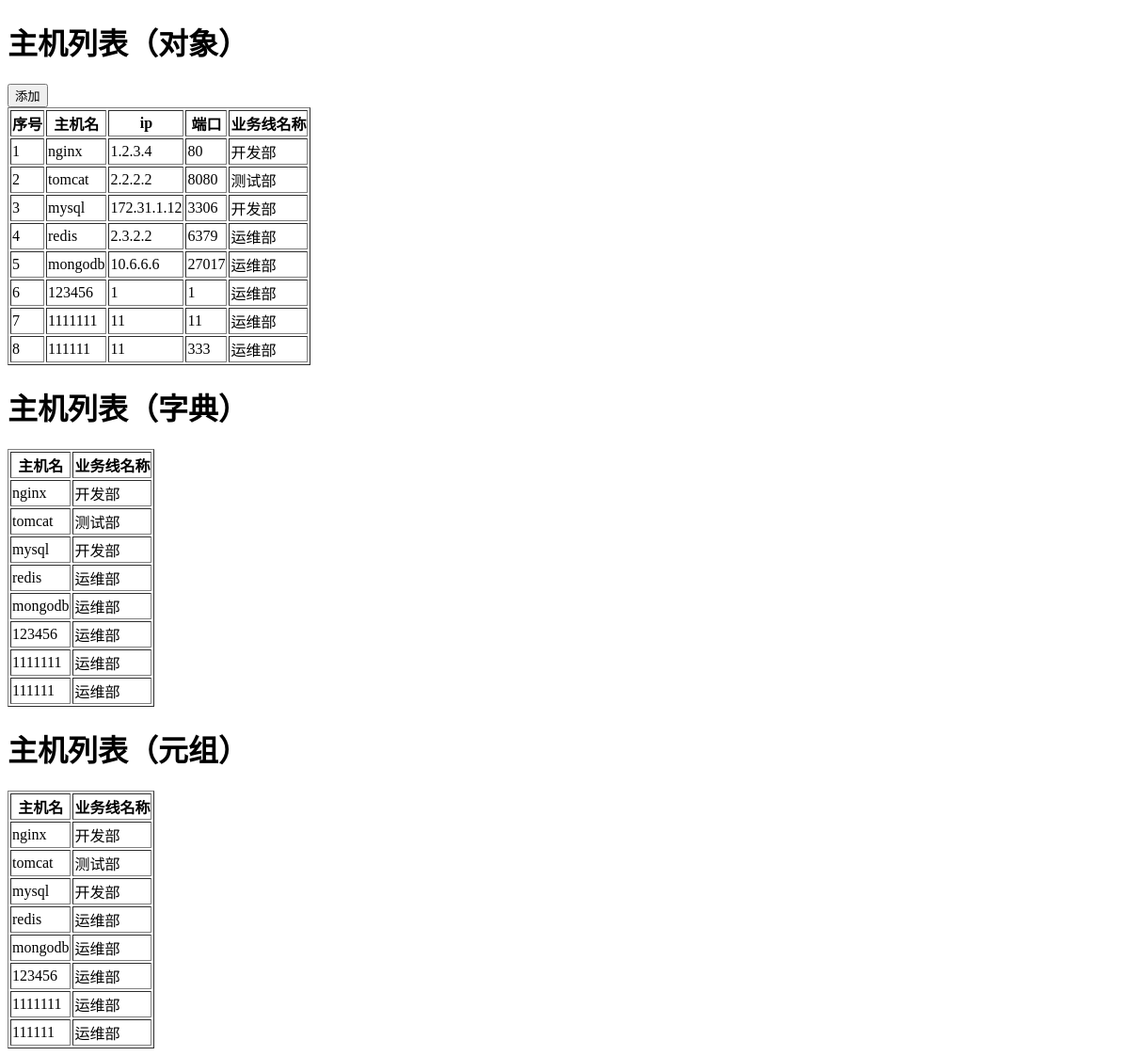
The app's page /host, older data.
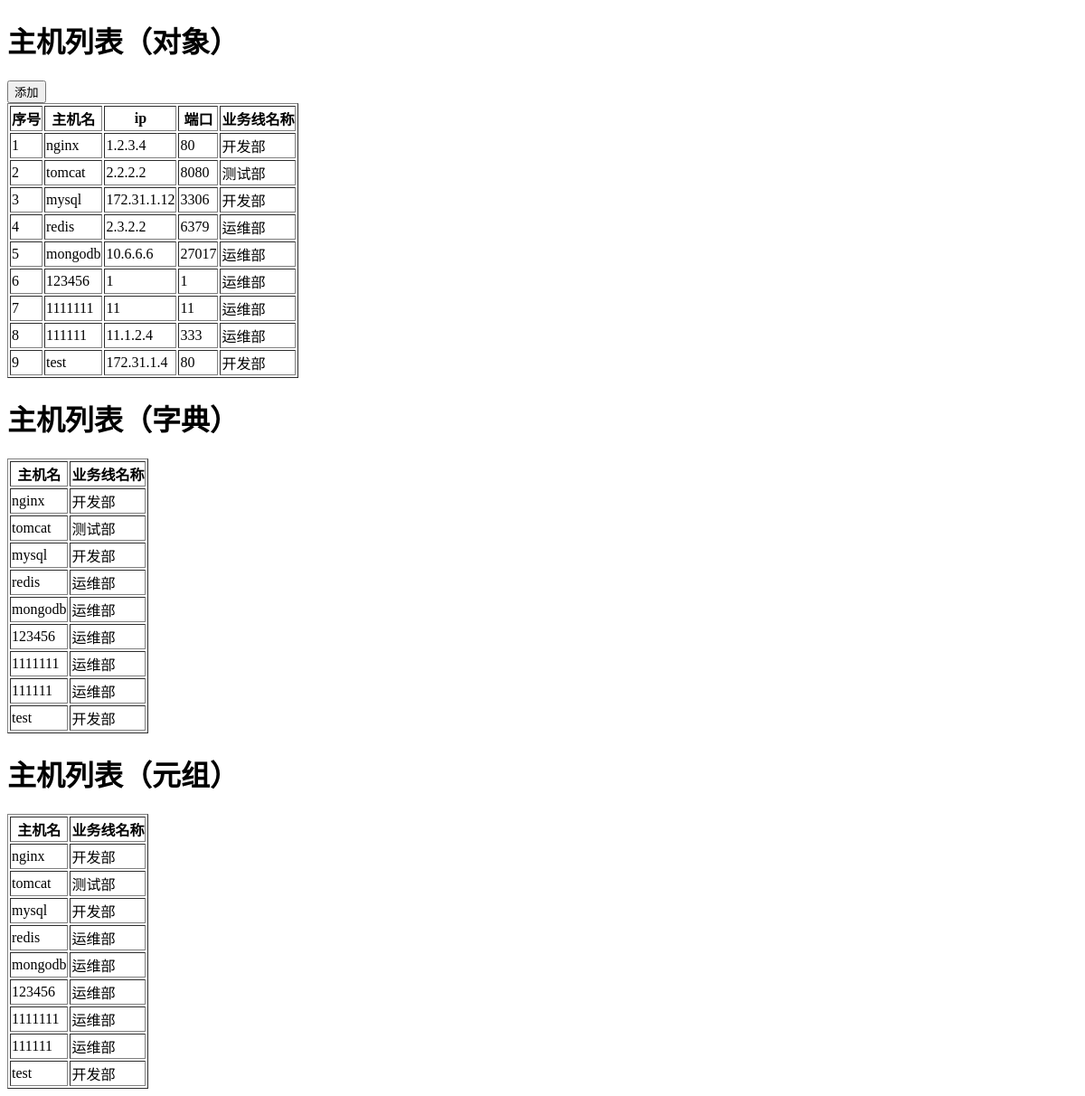
The same page, newer data.
### app01/models.py (models this page shows, shortened)
class Host(models.Model):
    nid = models.AutoField(primary_key=True)
    hostname = models.CharField(max_length=32,db_index=True)
    ip = models.GenericIPAddressField(protocol='ipv4',db_index=True)
    port = models.IntegerField()
    b = models.ForeignKey('Business',to_field='id')

class Business(models.Model):
    caption = models.CharField(max_length=32)
    code = models.CharField(max_length=32,null=True,default='Z001')

### app01/views.py (the view, shortened to what this page needs)
# urls.py: url(r'^host$', views.host),
def host(request):
    if request.method == 'GET':
        v1 = models.Host.objects.filter(nid__gt=0)
        v2 = models.Host.objects.filter(nid__gt=0).values('nid', 'hostname', 'b_id', 'b__caption')
        v3 = models.Host.objects.filter(nid__gt=0).values_list('nid', 'hostname', 'b_id', 'b__caption')
        b_list = models.Business.objects.all()
        return render(request,'host.html',{'v1':v1,'v2':v2,'v3':v3,'b_list':b_list})

### templates/host.html (shortened to what this page needs)
<!DOCTYPE html>
<html lang="en">
<head>
</head>
<body>
    <h1>主机列表（对象）</h1>
    <div>
        <input id="add_host" type="button" value="添加" />
    </div>
    <table border="1">
        <thead>
            <tr>
                <th>序号</th>
                <th>主机名</th>
                <th>ip</th>
                <th>端口</th>
                <th>业务线名称</th>
            </tr>
        </thead>
        <tbody>
            {% for row in v1 %}
                <tr hid="{{ row.nid }}" bid="{{ row.b_id }}">
                <td>{{ forloop.counter}}</td>
                    <td>{{ row.hostname }}</td>
                    <td>{{ row.ip }}</td>
                    <td>{{ row.port }}</td>
                    <td>{{ row.b.caption }}</td>
                </tr>
             {% endfor %}
        </tbody>
    </table>
    <h1>主机列表（字典）</h1>
    <table border="1">
        <thead>
            <tr>
                <th>主机名</th>
                <th>业务线名称</th>
            </tr>
        </thead>
        <tbody>
            {% for row in v2 %}
                <tr hid="{{ row.nid }}" bid="{{ row.b_id }}">
                    <td>{{ row.hostname }}</td>
                    <td>{{ row.b__caption }}</td>
                </tr>
             {% endfor %}
       </tbody>
    </table>
    <h1>主机列表（元组）</h1>
    <table border="1">
        <thead>
            <tr>
                <th>主机名</th>
                <th>业务线名称</th>
            </tr>
        </thead>
        <tbody>
            {% for row in v3 %}
                <tr hid="{{ row.0 }}" bid="{{ row.2 }}">
                    <td>{{ row.1 }}</td>
                    <td>{{ row.3 }}</td>
                </tr>
             {% endfor %}
       </tbody>
    </table>
</body>
</html>

Row changes from the older to the newer data that the page shows:
changed Host (number 8 of 9 on the later page): ip "11" → "11.1.2.4"
added Host: hostname "test", ip "172.31.1.4", port "80", b.caption "开发部", b__caption "开发部", row "开发部"
